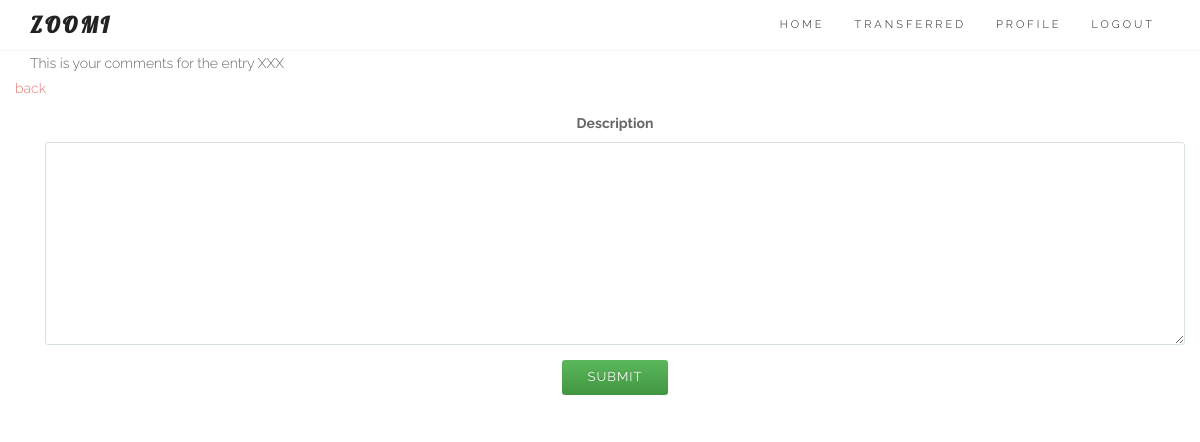
The app's page /entries/39/comment/ (signed in), older data.
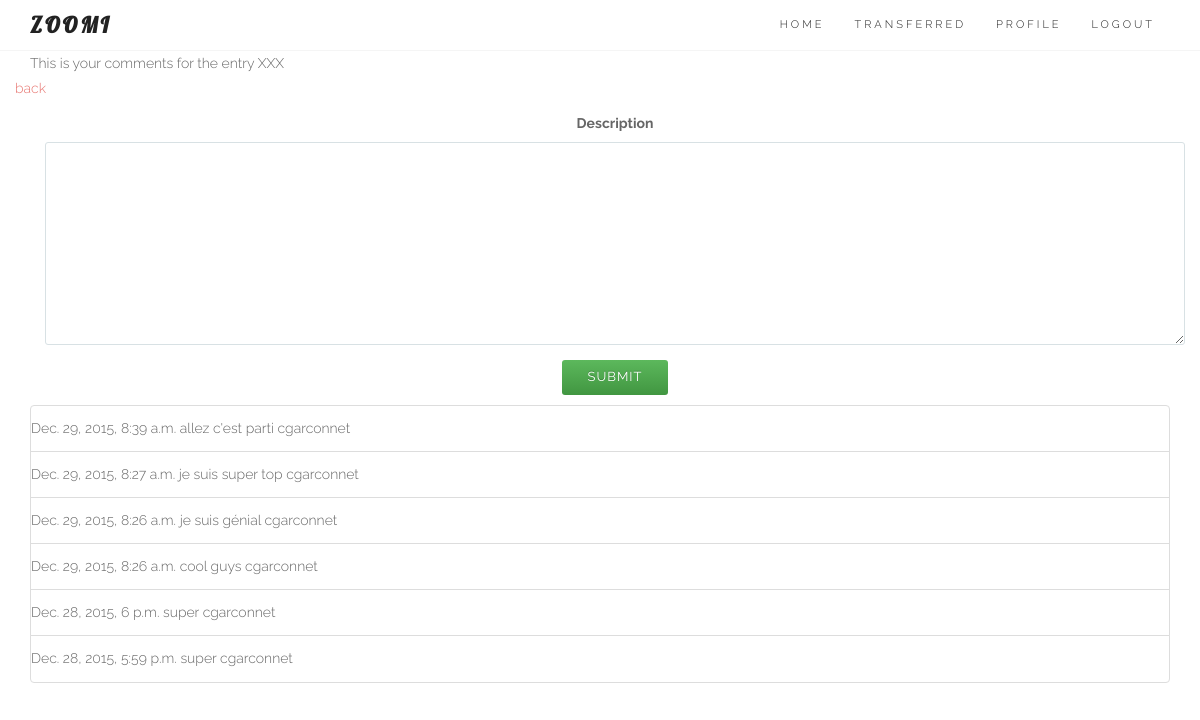
The same page, newer data.
### core/models.py (models this page shows, shortened)
class Comment(models.Model):
	user = models.ForeignKey(User)
	entry = models.ForeignKey(Entry)
	description = models.TextField(null=True, blank=True)
	source = models.IntegerField(choices=SOURCE_CHOICES, null=True, blank=True)
	created_at = models.DateTimeField(auto_now_add=True)

### core/views.py (the view, shortened to what this page needs)
# urls.py: url(r'^entries/(?P<pk>\d+)/comment/$', login_required(coreviews.CommentListAppendView.as_view()), name='commentlist'),
class CommentListAppendView(ListCommentView):
	model = coremodels.Comment
	template_name = 'comment/list.html'
	context_object_name = 'comment'
	def get_queryset(self):
		entry = coremodels.Entry.objects.get(id=self.kwargs['pk'])
		return coremodels.Comment.objects.filter(entry=entry).order_by('-created_at')

### core/models.py
class CommentCreateForm(ModelForm):
	class Meta:
		model = Comment
		fields = ['description'] # the form on the homepage
	def __init__(self, *args, **kwargs): # current_business, as parameter (cf Creeam)
		super(CommentCreateForm, self).__init__(*args, **kwargs)
		self.fields['description'].widget.attrs['autofocus'] = "on"

### core/models.py (called while the page is built)
	def get(self, request, *args, **kwargs):
		self.object_list = self.get_queryset()
		allow_empty = self.get_allow_empty()
		if not allow_empty and len(self.object_list) == 0:
			raise Http404(_(u"Empty list and '%(class_name)s.allow_empty' is False.")
							% {'class_name': self.__class__.__name__})
		self.object = None
		form_class = self.get_form_class()
		form = self.get_form(form_class)
		context = self.get_context_data(object_list=self.object_list, form=form)
		return self.render_to_response(context)

### templates/comment/list.html (shortened to what this page needs)
{% extends "base/theme.html" %}
{% load sitegate %}
{% load staticfiles %}
{% block page_sub_title %}
This is your comments for the entry XXX
{% endblock %}
{% block content %}
<link rel="stylesheet" href="{% static "css/zoomi.css" %}">
<section id="services">
	<div class="container">
		<div class="row ">
			<a href="/">back</a>
			<div class="col-lg-12 text-center">
				{% include 'comment/create.html' %}
		</div>
		</div>
		<div class="row ">
			<div class="col-lg-12 text-center">
						<ul id="comment_list">
						   	{% for objects in object_list %}
{% block detail %}
									{% include 'comment/details.html' %}
{% endblock %}
							{% endfor %}
						</ul>
			</div>
		</div>
	</div>
</section>
{% endblock %}

### templates/comment/details.html
								<li id="entry_{{ objects.id }}" class="list-group-item {% if objects.section == 1 %}active{% endif %}">
								  	<div class="row">
								  			{{ objects.created_at }} {{ objects.description }} {{ objects.user }}
									</div>
								</li>

Row changes from the older to the newer data that the page shows:
added Comment: created_at "Dec. 29, 2015, 8:39 a.m.", description "allez c'est parti", user "cgarconnet"
added Comment: created_at "Dec. 29, 2015, 8:27 a.m.", description "je suis super top", user "cgarconnet"
added Comment: created_at "Dec. 29, 2015, 8:26 a.m.", description "je suis génial", user "cgarconnet"
added Comment: created_at "Dec. 29, 2015, 8:26 a.m.", description "cool guys", user "cgarconnet"
added Comment: created_at "Dec. 28, 2015, 6 p.m.", description "super", user "cgarconnet"
added Comment: created_at "Dec. 28, 2015, 5:59 p.m.", description "super", user "cgarconnet"
